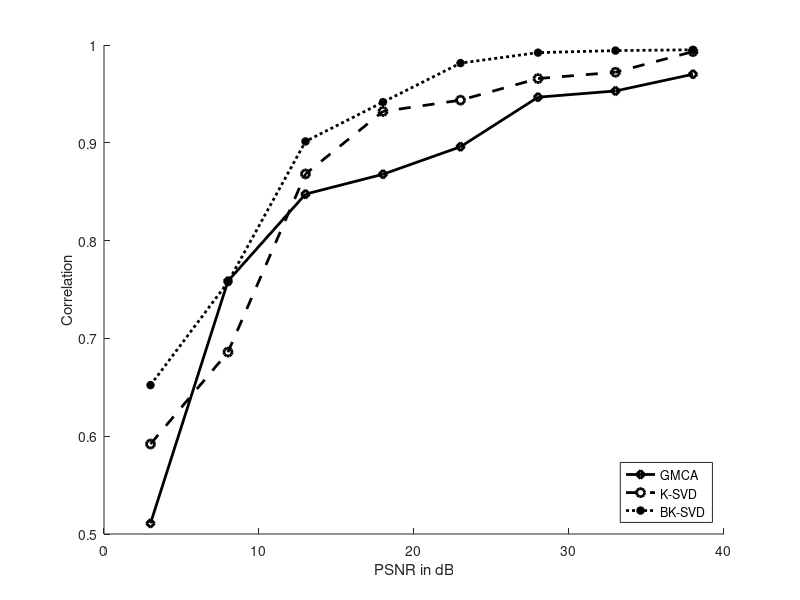
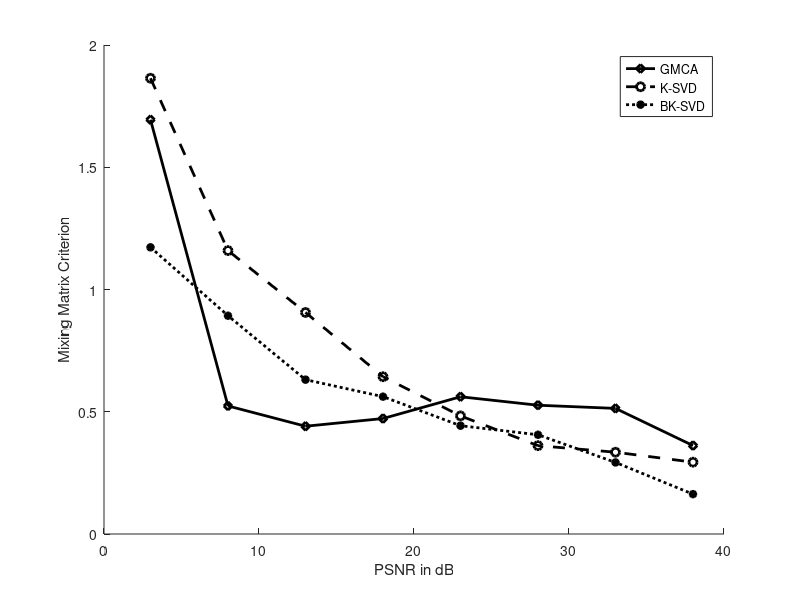
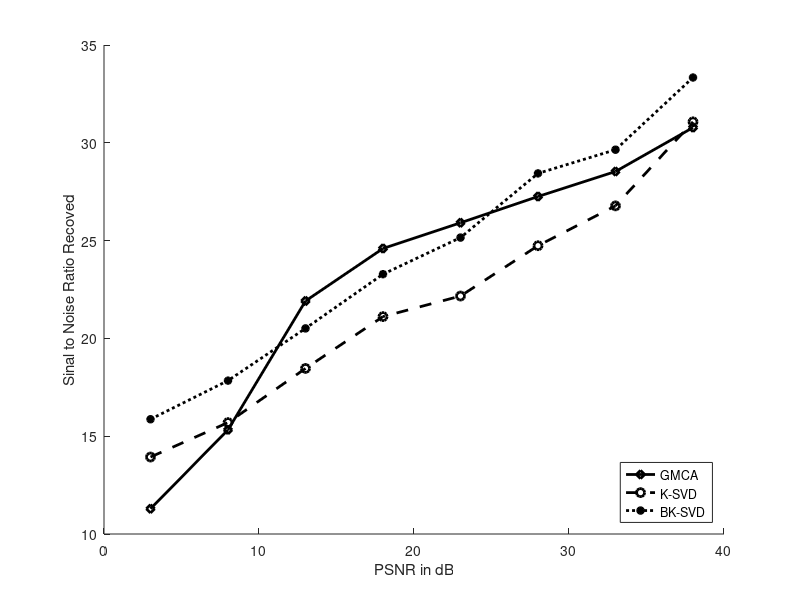

Write MATLAB code to recreate these figures, in order.
close all ; clear all; clc;
% ---------------------------- %
cri_all_gmca = load('cri_gmca.mat');
cri_all_ksvd = load('cri_ksvd.mat');
cri_all_bksvd = load('cri_bksvd.mat');

% ---------------------------- %
psnr_all_gmca = load('psnr_gmca.mat');
psnr_all_ksvd = load('psnr_ksvd.mat');
psnr_all_bksvd = load('psnr_bksvd.mat');


% ---------------------------- %
R_all_gmca = load('R_gmca.mat');
R_all_ksvd = load('R_ksvd.mat');
R_all_bksvd = load('R_bksvd.mat');

% ---------------------------- %
list_PSNR = [3:5:40];
figure;
hold on
plot(list_PSNR,R_all_gmca.R_all,'-kd','LineWidth',2); % Solid line (default)
plot(list_PSNR,R_all_ksvd.R_all,'--ko','LineWidth',2); % Dashed line
plot(list_PSNR,R_all_bksvd.R_all,':k*','LineWidth',2); % Dotted line
hold off
xlabel('PSNR in dB') 
ylabel('Correlation') 
legend('GMCA','K-SVD','BK-SVD','Location','southeast')
% --------------------------- %
figure;
hold on;
plot(list_PSNR,cri_all_gmca.cri_all,'-kd','LineWidth',2);
plot(list_PSNR,cri_all_ksvd.cri_all,'--ko','LineWidth',2);
plot(list_PSNR,cri_all_bksvd.cri_all,':k*','LineWidth',2);
hold off;
xlabel('PSNR in dB') 
ylabel('Mixing Matrix Criterion')
legend('GMCA','K-SVD','BK-SVD','Location','northeast')
% --------------------------- %
figure;
hold on;
plot(list_PSNR,psnr_all_gmca.psnr_all,'-kd','LineWidth',2);
plot(list_PSNR,psnr_all_ksvd.psnr_all,'--ko','LineWidth',2);
plot(list_PSNR,psnr_all_bksvd.psnr_all,':k*','LineWidth',2);
hold off;
xlabel('PSNR in dB') 
ylabel('Sinal to Noise Ratio Recoved')
legend('GMCA','K-SVD','BK-SVD','Location','southeast')
% --------------------------- %
